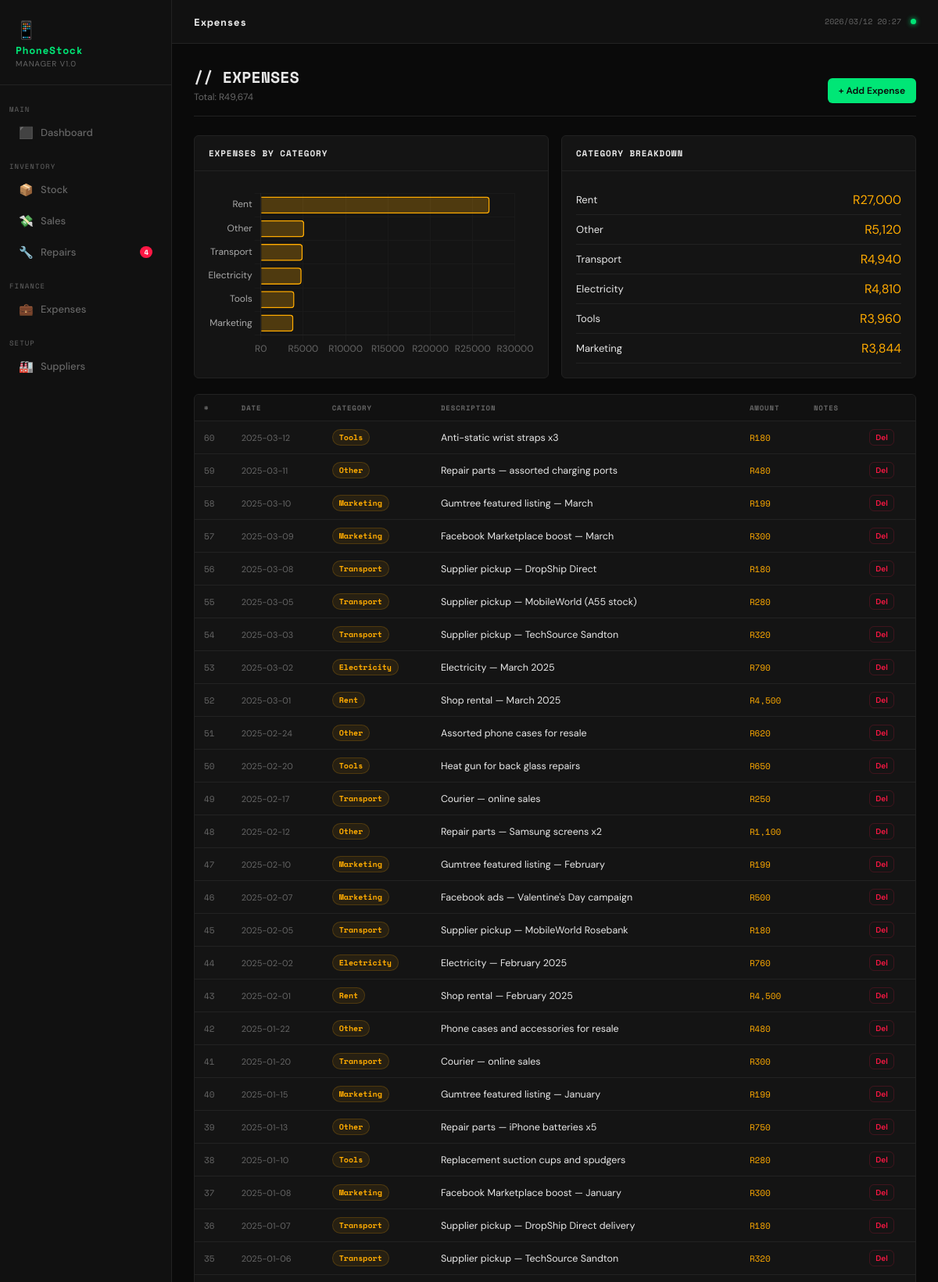
/expenses (upper part), run on the app's committed database.
### tables this page shows
CREATE TABLE expenses (
        id          INTEGER PRIMARY KEY AUTOINCREMENT,
        category    TEXT CHECK(category IN ('Rent','Electricity','Transport','Marketing','Tools','Other')),
        description TEXT NOT NULL,
        amount      REAL NOT NULL,
        date        TEXT DEFAULT (date('now')),
        notes       TEXT
    );

### app.py (the view)
@app.route("/expenses")
def expenses_page():
    conn = db()
    exp_list = rows(conn, "SELECT * FROM expenses ORDER BY date DESC")
    total    = one(conn, "SELECT COALESCE(SUM(amount),0) t FROM expenses")["t"]
    by_cat   = rows(conn, "SELECT category, SUM(amount) total FROM expenses GROUP BY category ORDER BY total DESC")
    conn.close()
    return render_template("expenses.html", expenses=exp_list, total=total,
                           by_cat=by_cat, by_cat_json=json.dumps(by_cat))

### app.py (called while the page is built)
def db():
    conn = sqlite3.connect(DB_PATH)
    conn.row_factory = sqlite3.Row
    conn.execute("PRAGMA foreign_keys=ON")
    return conn

def rows(conn, sql, params=()):
    return [dict(r) for r in conn.execute(sql, params).fetchall()]

def one(conn, sql, params=()):
    r = conn.execute(sql, params).fetchone()
    return dict(r) if r else None

@app.context_processor
def inject_repair_badge():
    try:
        conn = db()
        count = one(conn, "SELECT COUNT(*) c FROM repairs WHERE status IN ('Pending','In Progress')")["c"]
        conn.close()
        return dict(repair_badge=count if count > 0 else None)
    except Exception:
        return dict(repair_badge=None)

### templates/expenses.html (shortened to what this page needs)
{% extends "base.html" %}
{% block page_name %}Expenses{% endblock %}
{% block content %}
<div class="page-header">
  <div>
    <div class="page-title">// EXPENSES</div>
    <div class="page-sub">Total: R{{ "{:,.0f}".format(total) }}</div>
  </div>
  <button class="btn btn-primary" onclick="openModal('addExpenseModal')">+ Add Expense</button>
</div>
<div class="charts-grid" style="margin-bottom:20px;">
  <div class="card">
    <div class="card-header"><span class="card-title">Expenses by Category</span></div>
    <div class="card-body"><div class="chart-wrap"><canvas id="expChart"></canvas></div></div>
  </div>
  <div class="card">
    <div class="card-header"><span class="card-title">Category Breakdown</span></div>
    <div class="card-body">
      {% for cat in by_cat %}
      <div class="flex items-center gap-2" style="padding:8px 0;border-bottom:1px solid var(--border);">
        <span style="flex:1;font-size:13px;">{{ cat.category }}</span>
        <span class="mono text-amber">R{{ "{:,.0f}".format(cat.total) }}</span>
      </div>
      {% endfor %}
    </div>
  </div>
</div>
<div class="card">
  <div class="table-wrap">
    <table>
      <thead><tr>
        <th>#</th><th>Date</th><th>Category</th>
        <th>Description</th><th>Amount</th><th>Notes</th><th></th>
      </tr></thead>
      <tbody>
        {% for e in expenses %}
        <tr>
          <td class="mono muted">{{ e.id }}</td>
          <td class="muted">{{ e.date }}</td>
          <td><span class="badge badge-amber">{{ e.category }}</span></td>
          <td>{{ e.description }}</td>
          <td class="mono text-amber">R{{ "{:,.0f}".format(e.amount) }}</td>
          <td class="muted" style="font-size:11px;">{{ e.notes or '' }}</td>
          <td>
            <form method="POST" action="/expenses/delete/{{ e.id }}"
              onsubmit="return confirm('Delete this expense?')">
              <button type="submit" class="btn btn-danger btn-xs">Del</button>
            </form>
          </td>
        </tr>
        {% else %}
        <tr><td colspan="7"><div class="empty-state">
          <div class="empty-icon">💼</div>No expenses recorded.
        </div></td></tr>
        {% endfor %}
      </tbody>
    </table>
  </div>
</div>
{% endblock %}
{% block scripts %}
<script>
const bycat = {{ by_cat_json|safe }};
new Chart(document.getElementById('expChart'), {
  type: 'bar',
  data: {
    labels: bycat.map(c => c.category),
    datasets: [{ label: 'Amount (R)', data: bycat.map(c => c.total),
      backgroundColor: '#ffab0040', borderColor: '#ffab00', borderWidth: 1.5, borderRadius: 4 }]
  },
  options: {
    indexAxis: 'y', responsive: true, maintainAspectRatio: false,
    plugins: { legend: { display: false } },
    scales: {
      x: { grid: { color: '#1a1a1a' }, ticks: { color: '#666', callback: v => 'R'+v } },
      y: { grid: { color: '#1a1a1a' }, ticks: { color: '#aaa' } }
    }
  }
});
</script>
{% endblock %}

### static/css/style.css (style rules this page uses)
:root { --bg: #0a0a0a; --bg2: #111111; --bg3: #181818; --card: #141414; --border: #222222; --green: #00e676; --green-dim: #00c853; --green-glow:#00e67633; --green-bg: #00e67610; --red: #ff1744; --amber: #ffab00; --blue: #40c4ff; --text: #e8e8e8; --muted: #666666; --muted2: #444444; --mono: 'Space Mono', monospace; --sans: 'DM Sans', sans-serif; --radius: 6px; --shadow: 0 4px 24px rgba(0,0,0,0.6); }
*, *::before, *::after { box-sizing: border-box; margin: 0; padding: 0; }
body { font-family: var(--sans); background: var(--bg); color: var(--text); min-height: 100vh; display: flex; }
.page-header { display: flex; align-items: flex-end; justify-content: space-between; margin-bottom: 24px; padding-bottom: 16px; border-bottom: 1px solid var(--border); }
.page-title { font-family: var(--mono); font-size: 20px; font-weight: 700; color: var(--text); }
.page-sub { font-size: 12px; color: var(--muted); margin-top: 3px; }
.card { background: var(--card); border: 1px solid var(--border); border-radius: var(--radius); overflow: hidden; }
.card-header { padding: 14px 18px; border-bottom: 1px solid var(--border); display: flex; align-items: center; justify-content: space-between; }
.card-title { font-family: var(--mono); font-size: 11px; font-weight: 700; color: var(--text); text-transform: uppercase; letter-spacing: 0.08em; }
.card-body { padding: 18px; }
.charts-grid { display: grid; grid-template-columns: 1fr 1fr; gap: 16px; margin-bottom: 24px; }
.chart-wrap { position: relative; height: 220px; }
.table-wrap { overflow-x: auto; }
table { width: 100%; border-collapse: collapse; font-size: 12.5px; }
thead th { padding: 10px 12px; text-align: left; font-family: var(--mono); font-size: 9px; font-weight: 700; text-transform: uppercase; letter-spacing: 0.1em; color: var(--muted); background: var(--bg2); border-bottom: 1px solid var(--border); white-space: nowrap; }
tbody tr { border-bottom: 1px solid var(--border); transition: background 0.1s; }
tbody td { padding: 10px 12px; color: var(--text); vertical-align: middle; }
tbody td.mono { font-family: var(--mono); font-size: 11px; }
tbody td.muted { color: var(--muted); font-size: 11px; }
.badge { display: inline-block; padding: 2px 8px; border-radius: 20px; font-size: 10px; font-family: var(--mono); font-weight: 700; white-space: nowrap; }
.badge-amber { background: #ffab0015; color: var(--amber); border: 1px solid #ffab0030; }
.btn { display: inline-flex; align-items: center; gap: 6px; padding: 8px 14px; border-radius: var(--radius); font-size: 12px; font-weight: 600; cursor: pointer; border: none; text-decoration: none; transition: all 0.15s; font-family: var(--sans); white-space: nowrap; }
.btn-primary { background: var(--green); color: var(--bg); }
.btn-danger { background: transparent; color: var(--red); border: 1px solid #ff174430; }
.btn-xs { padding: 3px 7px; font-size: 10px; }
.flex { display: flex; }
.items-center { align-items: center; }
.gap-2 { gap: 8px; }
.text-amber { color: var(--amber); }

### data on the page
expenses: id "60", date "2025-03-12", category "Tools", description "Anti-static wrist straps x3", amount "180"
expenses: id "59", date "2025-03-11", category "Other", description "Repair parts — assorted charging ports", amount "480"
expenses: id "58", date "2025-03-10", category "Marketing", description "Gumtree featured listing — March", amount "199"
expenses: id "57", date "2025-03-09", category "Marketing", description "Facebook Marketplace boost — March", amount "300"
expenses: id "56", date "2025-03-08", category "Transport", description "Supplier pickup — DropShip Direct", amount "180"
expenses: id "55", date "2025-03-05", category "Transport", description "Supplier pickup — MobileWorld (A55 stock)", amount "280"
expenses: id "54", date "2025-03-03", category "Transport", description "Supplier pickup — TechSource Sandton", amount "320"
expenses: id "53", date "2025-03-02", category "Electricity", description "Electricity — March 2025", amount "790"
expenses: id "52", date "2025-03-01", category "Rent", description "Shop rental — March 2025", amount "4,500"
expenses: id "51", date "2025-02-24", category "Other", description "Assorted phone cases for resale", amount "620"
expenses: id "50", date "2025-02-20", category "Tools", description "Heat gun for back glass repairs", amount "650"
expenses: id "49", date "2025-02-17", category "Transport", description "Courier — online sales", amount "250"
expenses: id "48", date "2025-02-12", category "Other", description "Repair parts — Samsung screens x2", amount "1,100"
expenses: id "47", date "2025-02-10", category "Marketing", description "Gumtree featured listing — February", amount "199"
expenses: id "46", date "2025-02-07", category "Marketing", description "Facebook ads — Valentine's Day campaign", amount "500"
expenses: id "45", date "2025-02-05", category "Transport", description "Supplier pickup — MobileWorld Rosebank", amount "180"
expenses: id "44", date "2025-02-02", category "Electricity", description "Electricity — February 2025", amount "760"
expenses: id "43", date "2025-02-01", category "Rent", description "Shop rental — February 2025", amount "4,500"
expenses: id "42", date "2025-01-22", category "Other", description "Phone cases and accessories for resale", amount "480"
expenses: id "41", date "2025-01-20", category "Transport", description "Courier — online sales", amount "300"
expenses: id "40", date "2025-01-15", category "Marketing", description "Gumtree featured listing — January", amount "199"
expenses: id "39", date "2025-01-13", category "Other", description "Repair parts — iPhone batteries x5", amount "750"
expenses: id "38", date "2025-01-10", category "Tools", description "Replacement suction cups and spudgers", amount "280"
expenses: id "37", date "2025-01-08", category "Marketing", description "Facebook Marketplace boost — January", amount "300"
expenses: id "36", date "2025-01-07", category "Transport", description "Supplier pickup — DropShip Direct delivery", amount "180"
expenses: id "35", date "2025-01-06", category "Transport", description "Supplier pickup — TechSource Sandton", amount "320"

### other printed values
{{ repair_badge }} "4"
{{ "{:,.0f}".format(total) }} "49,674"
{{ cat.category }} "Rent" "Other" "Transport" "Electricity" "Tools" "Marketing"
{{ "{:,.0f}".format(cat.total) }} "27,000" "5,120" "4,940" "4,810" "3,960" "3,844"
